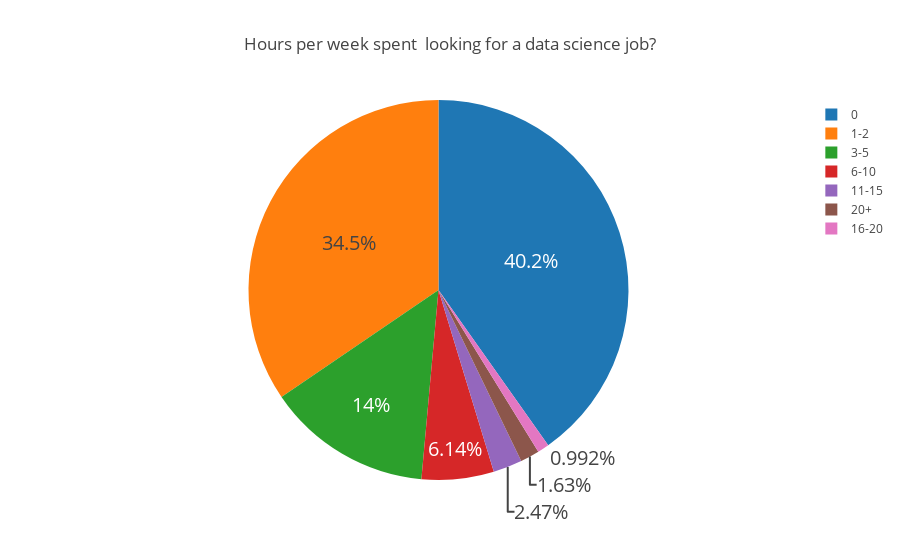

Notebook cell for this chart:
### Markdown cell above
So the top-3 resources according to learners are :
1. Companies' job listing pages,
2. Tech-Specific job boards (Stack Overflow recruitment platform for example)
3. General job boards (LinkedIn)

Now to the time spent looking for a job.

### Code cell
job_s = learners['JobHuntTime'].value_counts()
labels = (np.array(job_s.index))
values = (np.array((job_s / job_s.sum())*100))

trace = go.Pie(labels=labels, values=values,
              hoverinfo='label+percent',
               textfont=dict(size=20),
                showlegend=True)

layout = go.Layout(title='Hours per week spent  looking for a data science job?'
)

data_trace = [trace]
fig = go.Figure(data=data_trace, layout=layout)
py.iplot(fig, filename="Job_resource")

### Figure 1 — Plotly figure (JSON) as saved in the notebook; plotly's stock layout.template omitted (floating-point values rounded to 4 significant figures)
{"data": [{"hoverinfo": "label+percent", "labels": ["0", "1-2", "3-5", "6-10", "11-15", "20+", "16-20"], "showlegend": true, "textfont": {"size": 20}, "type": "pie", "uid": "a67439e0-ff3c-484a-9eab-b9bf37d81d3d", "values": [40.2, 34.52, 14.04, 6.138, 2.466, 1.635, 0.9917]}], "layout": {"title": {"text": "Hours per week spent  looking for a data science job?"}}}
